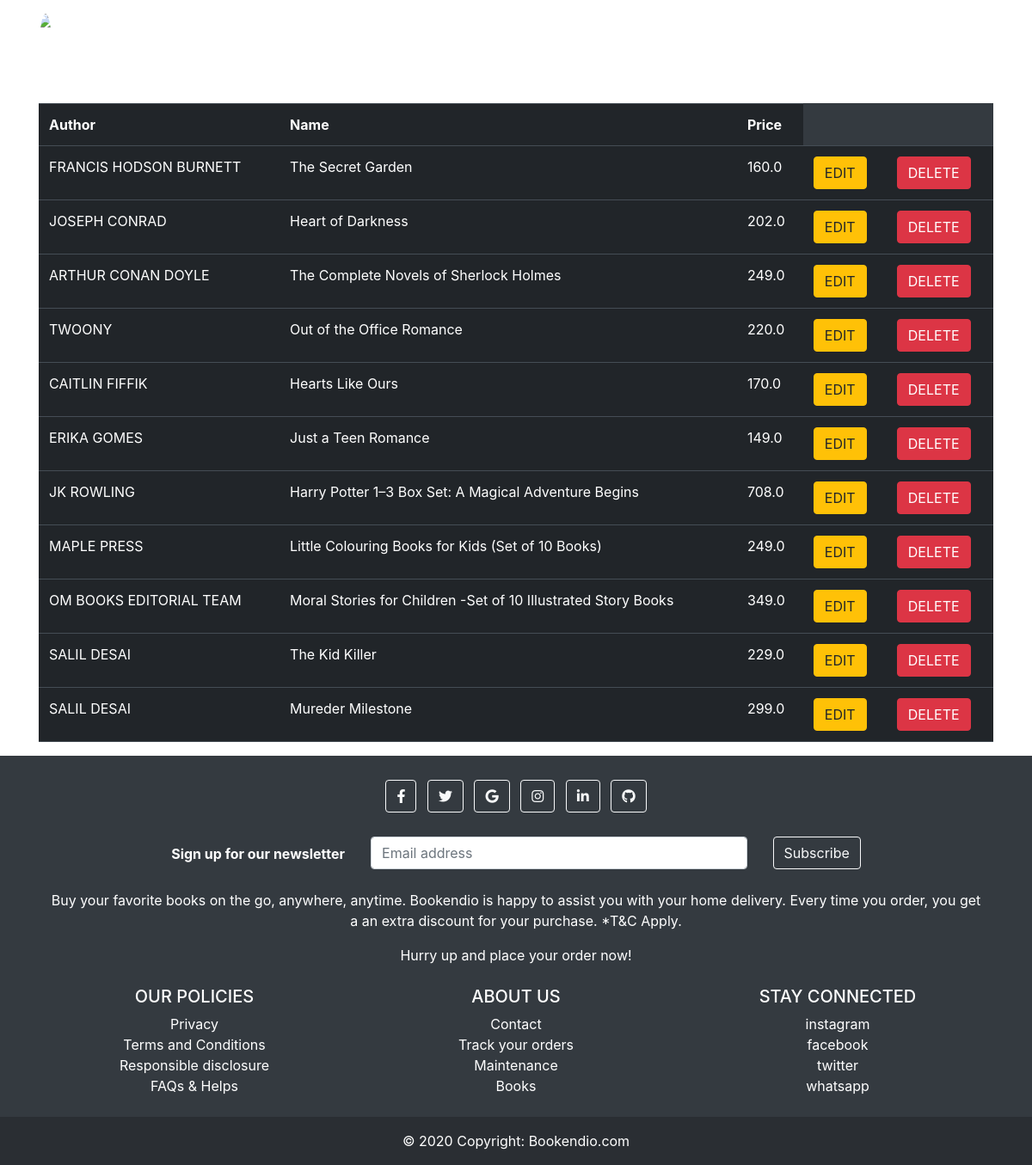
The page /pret/ on the database its author committed.
### home/models.py (models this page shows, shortened)
class Product(models.Model):
    category=models.ForeignKey(Category,on_delete=models.CASCADE)
    name=models.CharField(max_length=150,null=False,blank=False)
    vendor=models.CharField(max_length=150,null=False,blank=False)
    product_image=models.ImageField(upload_to=getFileName,null=True,blank=True)
    quantity=models.IntegerField(null=False,blank=False)
    original_price=models.FloatField(null=False,blank=False)
    selling_price=models.FloatField(null=False,blank=False)
    description=models.TextField(max_length=500,null=False,blank=False)
    status=models.BooleanField(default=False,help_text="0-show,1-Hidden")
    trending=models.BooleanField(default=False,help_text="0-default,1-Trending")
    created_at=models.DateTimeField(auto_now_add=True)
    class Meta:
        db_table="home_product"

### home/views.py (the view)
# urls.py: path('pret/',views.pretrieve,name="pret"),
def pretrieve(request):
    pro=Product.objects.all()
    context={}
    context['data']=pro
    return render(request,"pro_retrieve.html",context)

### home/templates/pro_retrieve.html
{% extends 'base.html' %}
{% block content %}
<br><br><br><br><br>
<div class="container">
    <table class="table table-dark mt-S">
        <tr>
            <th>Author</th>
            <th>Name</th>
            <th>Price</th>
        </tr>
        {% for i in data %}
        <tr>
            <td>{{i.vendor}}</td>
            <td>{{i.name}}</td>
            <td>{{i.selling_price}}</td>
            <td>
                <a href="{% url 'proedit' i.id %}" class="btn btn-warning">EDIT</a>
            </td>
            <td>
                <a href="{% url 'destroy' i.id %}" class="btn btn-danger">DELETE</a>
            </td>
        </tr>
        {% endfor %}
    </table>
</div>
{% endblock content %}

### home/templates/base.html (style rules this page uses)
html { scroll-behavior: smooth; }

### rows shown on the page
Product: vendor "FRANCIS HODSON BURNETT", name "The Secret Garden", selling_price "160.0"
Product: vendor "JOSEPH CONRAD", name "Heart of Darkness", selling_price "202.0"
Product: vendor "ARTHUR CONAN DOYLE", name "The Complete Novels of Sherlock Holmes", selling_price "249.0"
Product: vendor "TWOONY", name "Out of the Office Romance", selling_price "220.0"
Product: vendor "CAITLIN FIFFIK", name "Hearts Like Ours", selling_price "170.0"
Product: vendor "ERIKA GOMES", name "Just a Teen Romance", selling_price "149.0"
Product: vendor "JK ROWLING", name "Harry Potter 1–3 Box Set: A Magical Adventure Begins", selling_price "708.0"
Product: vendor "MAPLE PRESS", name "Little Colouring Books for Kids (Set of 10 Books)", selling_price "249.0"
Product: vendor "OM BOOKS EDITORIAL TEAM", name "Moral Stories for Children -Set of 10 Illustrated Story Books", selling_price "349.0"
Product: vendor "SALIL DESAI", name "The Kid Killer", selling_price "229.0"
Product: vendor "SALIL DESAI", name "Mureder Milestone", selling_price "299.0"
